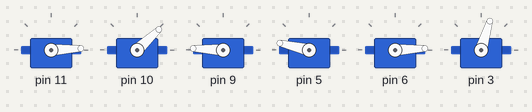
Bench run of a sketch on a simulated Arduino Uno, built with avr-gcc and run on an emulated ATmega328P. Parts: 6 × servo.

Above: at 0.1 s.
At 7.6 s:
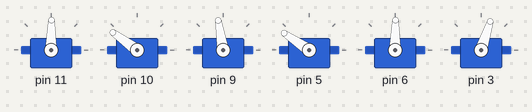
At 11.1 s:
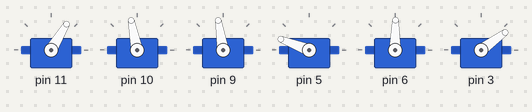
At 14.4 s:
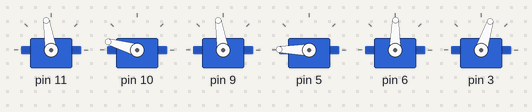
At 23.1 s:
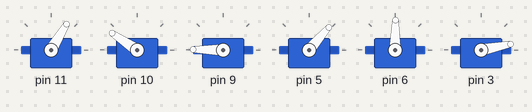
At 28.6 s:
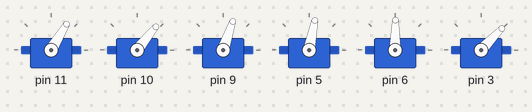
Timing chart, 0 to 30.1 s (numbered marks = the images above):
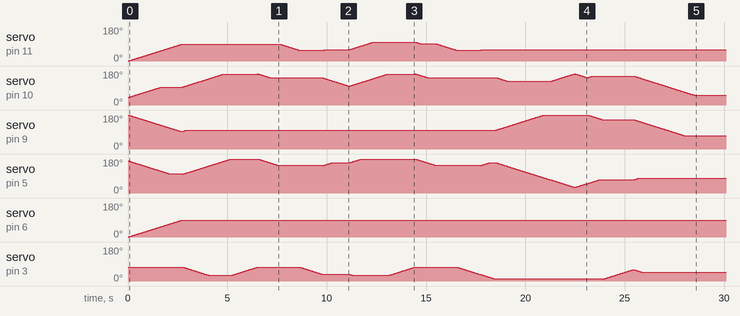

The sketch:

Rolling_Dice.ino
```cpp
#include <Braccio.h>
#include <Servo.h>

Servo base;
Servo shoulder;
Servo elbow;
Servo wrist_rot;
Servo wrist_ver;
Servo gripper;

int count = 0;
int i = 0;
int j = 0;
int k = 0;
int m1 = 90;
int m2 = 90;
int m3 = 90;
int m4 = 90;
int m5 = 90;
int m6 = 73;


void drop_dice()
{
    // moving to cup

Braccio.ServoMovement(30,         90, 143, 100, 145, 90, 73);
Braccio.ServoMovement(30,         57, 143, 100, 145, 90, 73);

  // drop in cup

Braccio.ServoMovement(30,         57, 143, 100, 145, 90, 35);

}


void setup() {

 pinMode(12, OUTPUT);   // you need to set HIGH the pin 12
 digitalWrite(12, HIGH);

 Braccio.begin(SOFT_START_DISABLED); // and set a proper parameter to disable the soft start

  // pointing up 90 degree

  Braccio.ServoMovement(30,         90, 96, 94, 100, 90,  73);


  // pick up 1st die

  Braccio.ServoMovement(30,         90, 165, 100, 180, 90, 30);
  Braccio.ServoMovement(30,         90, 165, 100, 180, 90, 73);

  drop_dice();

  // move away from cup

  Braccio.ServoMovement(30,         60, 100, 100, 160, 90, 35);

  // pick up 2nd die

  Braccio.ServoMovement(30, 100, 165, 100, 180, 90, 30);
  Braccio.ServoMovement(30, 100, 165, 100, 180, 90, 73);

  drop_dice();

  // open gripper

  Braccio.ServoMovement(30,         60, 145, 100, 160, 90, 10);

  // pick up cup

  Braccio.ServoMovement(30,         60, 125, 180, 70, 90, 10);

  Braccio.ServoMovement(30,         60, 165, 180, 30, 90, 10);

  Braccio.ServoMovement(30,         60, 145, 180, 50, 90, 10);

//grip cup

  Braccio.ServoMovement(30,         60, 153 ,155, 70, 90, 10);

  Braccio.ServoMovement(30,         60, 153, 155, 70, 90, 60);

  Braccio.ServoMovement(30,         60, 50, 70, 80, 90, 45);

}

void loop() {


}
```
